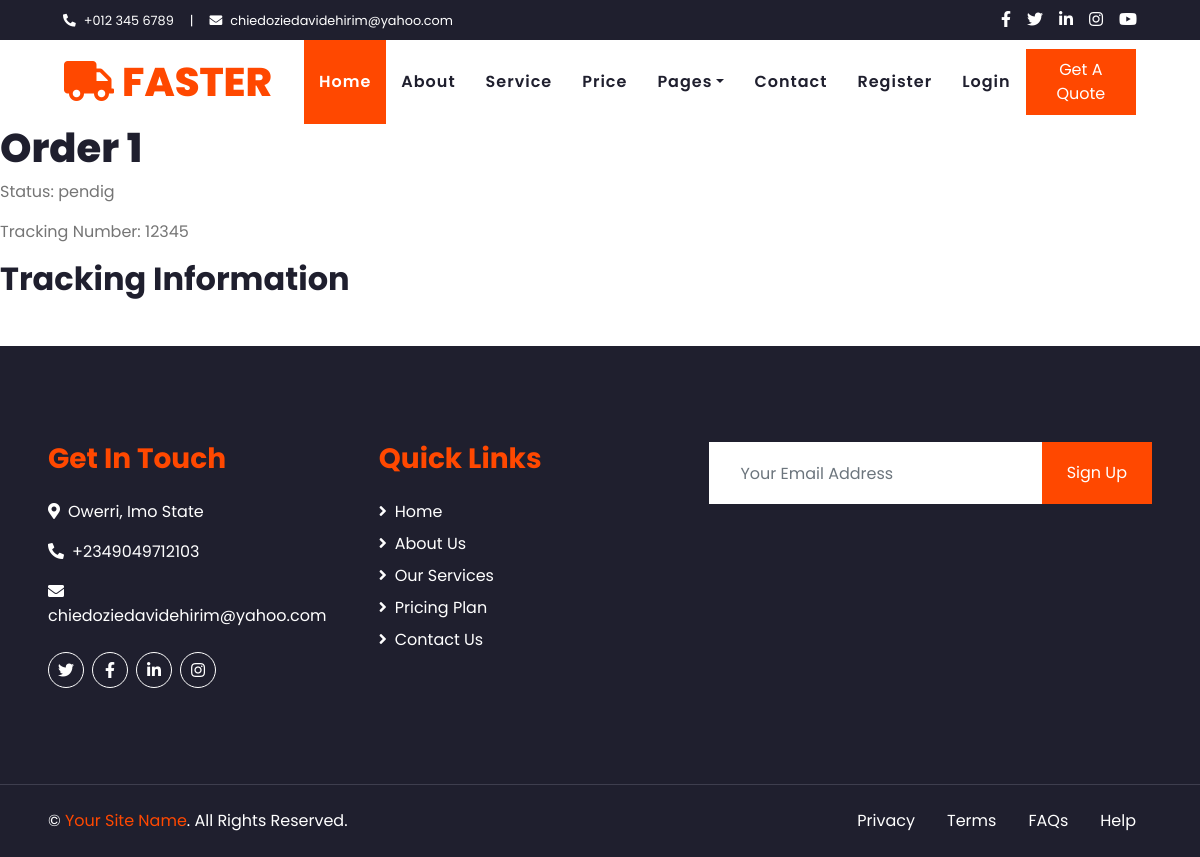
The app's page /orders/1/ with its own data.
### customers/models.py (models this page shows, shortened)
class DeliveryOrder(models.Model):
    ORDER_STATUS_CHOICES = [
        ('pendig', 'pending'),
        ('shipped', 'shipped'),
        ('delivered', 'delivered')
    ]
    customer = models.ForeignKey(Customer, on_delete=models.CASCADE)
    deliver_to = models.CharField(max_length=200)
    item = models.CharField(max_length=200)
    order_date = models.DateTimeField(auto_now_add=True)
    status = models.CharField(max_length=10, choices=ORDER_STATUS_CHOICES, default='pending')
    tracking_number = models.CharField(max_length=100, unique=True)

### customers/views.py (the view)
# urls.py: path('orders/<int:order_id>/', customer_views.order_detail, name='order_detail'),
def order_detail(request, order_id):
    order = get_object_or_404(DeliveryOrder, id=order_id)
    tracking_info = OrderTracking.objects.filter(order=order)
    return render(request, 'customers/order_detail.html', {'order': order, 'tracking_info': tracking_info})

### customers/templates/customers/order_detail.html (shortened to what this page needs)
{% extends 'delivery/base.html' %}
{% block content %}
    <h1>Order {{ order.id }}</h1>
    <p>Status: {{ order.status }}</p>
    <p>Tracking Number: {{ order.tracking_number }}</p>
    <h2>Tracking Information</h2>
{% endblock content %}

### records on screen
DeliveryOrder: id "1", status "pendig", tracking_number "12345"
